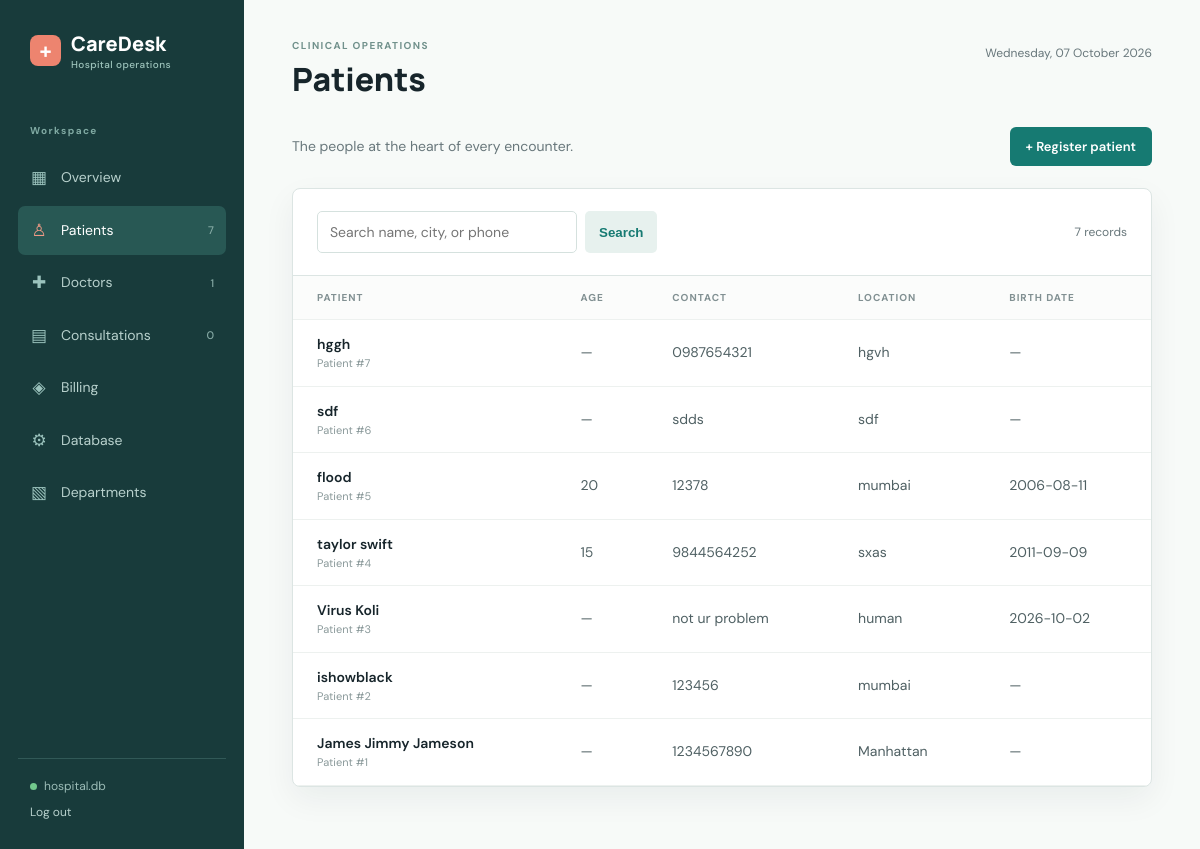
Screenshot of /patients (signed in) with the database file from the repository.
### tables this page shows
CREATE TABLE "Patient" (
    "ID"         INTEGER PRIMARY KEY AUTOINCREMENT,
    "Name"       TEXT NOT NULL,
    "City"       TEXT NOT NULL,
    "PhoneNo"    TEXT NOT NULL UNIQUE,
    "Street"     TEXT,
    "Pincode"    INTEGER NOT NULL,
    "birthdate"  TEXT
);

### app.py (the view)
@app.route("/patients")
def patients():
    search = request.args.get("q", "").strip()
    like = f"%{search}%"
    records = fetch_all(
        '''SELECT * FROM "PatientWithAge"
           WHERE "Name" LIKE ? OR "PhoneNo" LIKE ? OR "City" LIKE ?
           ORDER BY "ID" DESC''',
        (like, like, like),
    )
    return render_template("patients.html", records=records, search=search)

### app.py (called while the page is built, shortened)
@app.before_request
def require_login():
    public_endpoints = {"login", "static"}
    if request.endpoint not in public_endpoints and not session.get("logged_in"):
        return redirect(url_for("login"))

def get_db():
    if "db" not in g:
        g.db = sqlite3.connect(app.config["DATABASE"])
        g.db.row_factory = sqlite3.Row
        g.db.execute("PRAGMA foreign_keys = ON")
    return g.db

def fetch_all(query, parameters=()):
    return get_db().execute(query, parameters).fetchall()

def fetch_one(query, parameters=()):
    return get_db().execute(query, parameters).fetchone()

@app.context_processor
def inject_navigation_counts():
    return {
        "now": datetime.now,
        "database_name": Path(app.config["DATABASE"]).name,
        "nav_counts": {
            "patients": fetch_one('SELECT COUNT(*) AS count FROM "Patient"')["count"],
            "doctors": fetch_one('SELECT COUNT(*) AS count FROM "Doctor"')["count"],
            "consultations": fetch_one('SELECT COUNT(*) AS count FROM "Consultation"')["count"],
        }
    }

### templates/patients.html
{% extends 'base.html' %}{% block title %}Patients{% endblock %}{% block heading %}Patients{% endblock %}
{% block content %}<div class="page-actions">
    <p class="page-intro">The people at the heart of every encounter.</p><a class="button"
        href="{{ url_for('new_patient') }}">+ Register patient</a>
</div>
<section class="panel">
    <div class="toolbar">
        <form class="search" method="get"><input name="q" value="{{ search }}"
                placeholder="Search name, city, or phone"><button type="submit">Search</button></form><span
            class="result-count">{{ records|length }} records</span>
    </div>
    <div class="table-wrap">
        <table>
            <thead>
                <tr>
                    <th>Patient</th>
                    <th>Age</th>
                    <th>Contact</th>
                    <th>Location</th>
                    <th>Birth date</th>
                </tr>
            </thead>
            <tbody>{% for r in records %}<tr>
                    <td><strong>{{ r.Name }}</strong><small class="subline">Patient #{{ r.ID }}</small></td>
                    <td>{{ r.age or '—' }}</td>
                    <td>{{ r.PhoneNo }}</td>
                    <td>{{ r.City }}</td>
                    <td>{{ r.birthdate or '—' }}</td>
                </tr>{% else %}<tr>
                    <td colspan="5" class="empty">No patients match this search.</td>
                </tr>{% endfor %}</tbody>
        </table>
    </div>
</section>{% endblock %}

### static/style.css (style rules this page uses)
:root { --ink: #17252b; --muted: #68777b; --line: #dce5e3; --paper: #f7faf8; --white: #fff; --teal: #167a72; --teal-dark: #105d57; --coral: #e97967; --blue: #5f8fc2; --green: #69a77d; --gold: #d6a858; --shadow: 0 12px 32px rgba(23, 37, 43, .06) }
* { box-sizing: border-box }
body { margin: 0; background: var(--paper); color: var(--ink); font: 14px/1.5 'DM Sans', sans-serif }
.button { display: inline-block; border: 0; border-radius: 6px; background: var(--teal); color: #fff; padding: 11px 16px; text-decoration: none; font: 600 13px 'DM Sans', sans-serif; cursor: pointer }
.panel { background: #fff; border: 1px solid var(--line); border-radius: 8px; box-shadow: var(--shadow); overflow: hidden }
.panel-heading, .toolbar { display: flex; align-items: center; justify-content: space-between; padding: 22px 24px; border-bottom: 1px solid var(--line) }
.table-wrap { overflow-x: auto }
table { width: 100%; border-collapse: collapse; min-width: 650px }
th, td { text-align: left; padding: 14px 24px; border-bottom: 1px solid #edf1ef; white-space: nowrap }
th { font-size: 10px; color: #819092; letter-spacing: .1em; text-transform: uppercase; background: #fbfcfb }
td { color: #4f6063 }
td strong { color: var(--ink); font-weight: 600 }
.subline { display: block; color: #8a999a; font-size: 11px }
.page-actions { display: flex; align-items: center; justify-content: space-between; margin: -6px 0 22px }
.page-intro { color: var(--muted); margin: 0 }
.search { display: flex; gap: 8px }
.search input { min-width: 260px }
.search button { border: 0; border-radius: 5px; padding: 9px 14px; background: #e7f1ee; color: var(--teal); font-weight: 700; cursor: pointer }
.result-count { font-size: 12px; color: var(--muted) }
input, select { width: 100%; border: 1px solid #d5e1de; border-radius: 5px; padding: 11px 12px; background: #fff; color: var(--ink); font: 14px 'DM Sans', sans-serif }

### rows the page displays
Patient: Name "hggh", ID "7", age "—", PhoneNo "0987654321", City "hgvh", birthdate "—"
Patient: Name "sdf", ID "6", age "—", PhoneNo "sdds", City "sdf", birthdate "—"
Patient: Name "flood", ID "5", age "20", PhoneNo "12378", City "mumbai", birthdate "2006-08-11"
Patient: Name "taylor swift", ID "4", age "15", PhoneNo "9844564252", City "sxas", birthdate "2011-09-09"
Patient: Name "Virus Koli", ID "3", age "—", PhoneNo "not ur problem", City "human", birthdate "2026-10-02"
Patient: Name "ishowblack", ID "2", age "—", PhoneNo "123456", City "mumbai", birthdate "—"
Patient: Name "James Jimmy Jameson", ID "1", age "—", PhoneNo "1234567890", City "Manhattan", birthdate "—"

### other values shown
{{ nav_counts.patients }} "7"
{{ nav_counts.doctors }} "1"
{{ nav_counts.consultations }} "0"
{{ database_name }} "hospital.db"
{{ records|length }} "7"
